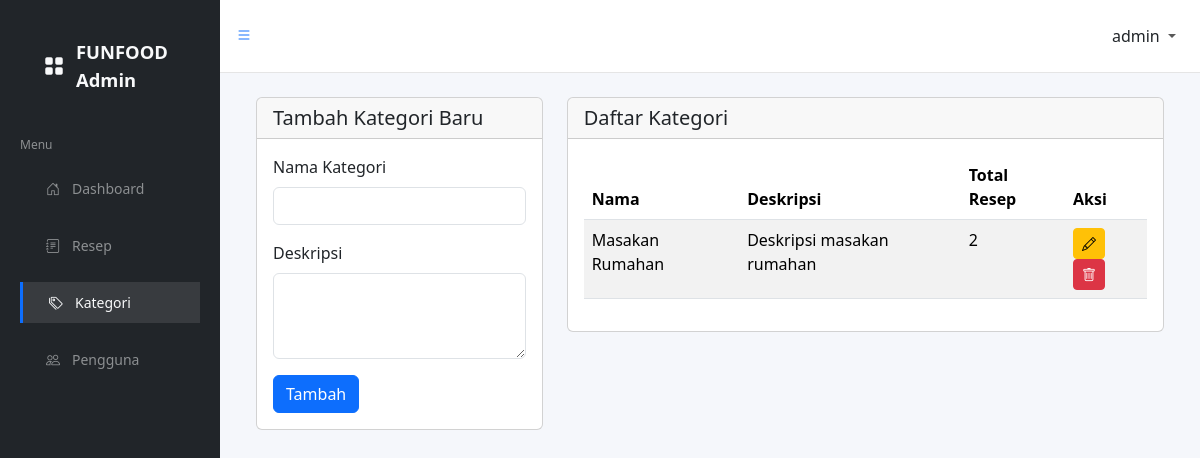
Screenshot of /a/categories/ (signed in) with the database file from the repository.
### funfood_app/models.py (models this page shows, shortened)
class CustomUser(AbstractUser):
    nickname = models.CharField(max_length=20)
    phone_number = models.CharField(max_length=20, blank=True, null=True)
    profile_image = models.ImageField(upload_to='profile/', blank=True, null=True)

class Category(models.Model):
    name = models.CharField(max_length=50, unique=True)
    description = models.TextField()

### funfood_app/views.py (the view, shortened to what this page needs)
# urls.py: path('a/categories/', views.admin_categories, name='admin_categories'),
@staff_member_required
def admin_categories(request):
    categories = Category.objects.annotate(recipe_count=Count('recipes'))
    return render(request, 'admin/categories.html', {'categories': categories})

### templates/admin/categories.html (shortened to what this page needs)
{% extends 'admin/base_admin.html' %}
{% block content %}
<div class="container-fluid">
  <div class="row">
    <div class="col-12 col-lg-4">
      <div class="card">
        <div class="card-header">
          <h5 class="card-title mb-0">Tambah Kategori Baru</h5>
        </div>
        <div class="card-body">
          <form method="post">
            <div class="mb-3">
              <label class="form-label">Nama Kategori</label>
              <input type="text" name="name" class="form-control" required>
            </div>
            <div class="mb-3">
              <label class="form-label">Deskripsi</label>
              <textarea name="description" class="form-control" rows="3" required></textarea>
            </div>
            <button type="submit" class="btn btn-primary">Tambah</button>
          </form>
        </div>
      </div>
    </div>
    <div class="col-12 col-lg-8">
      <div class="card">
        <div class="card-header">
          <h5 class="card-title mb-0">Daftar Kategori</h5>
        </div>
        <div class="card-body">
          <div class="table-responsive">
            <table class="table table-striped">
              <thead>
                <tr>
                  <th>Nama</th>
                  <th>Deskripsi</th>
                  <th>Total Resep</th>
                  <th>Aksi</th>
                </tr>
              </thead>
              <tbody>
                {% for category in categories %}
                <tr>
                  <td>{{ category.name }}</td>
                  <td>{{ category.description }}</td>
                  <td>{{ category.recipe_count }}</td>
                  <td>
                    <button class="btn btn-sm btn-warning" data-bs-toggle="modal" data-bs-target="#editModal{{ category.id }}">
                      <i class="bi bi-pencil"></i>
                    </button>
                    <button class="btn btn-sm btn-danger" data-bs-toggle="modal" data-bs-target="#deleteModal{{ category.id }}">
                      <i class="bi bi-trash"></i>
                    </button>
                  </td>
                </tr>
                {% endfor %}
              </tbody>
            </table>
          </div>
        </div>
      </div>
    </div>
  </div>
</div>
{% endblock %}

### templates/admin/components/navbar.html (shortened to what this page needs)
<nav class="navbar navbar-expand navbar-light navbar-bg">
  <a class="sidebar-toggle">
    <i class="bi bi-list"></i>
  </a>
  <div class="navbar-collapse collapse">
    <ul class="navbar-nav navbar-align">
      <li class="nav-item dropdown">
        <a class="nav-link dropdown-toggle" href="#" data-bs-toggle="dropdown">
          <span class="text-dark">{{ user.username }}</span>
        </a>
      </li>
    </ul>
  </div>
</nav>

### static/css/admin.css (style rules this page uses)
.navbar-bg { background: #fff; padding: 1rem; border-bottom: 1px solid rgba(0,0,0,.1); }
.navbar-align { margin-left: auto; }
.sidebar-toggle { cursor: pointer; width: 26px; height: 26px; display: flex; }

### rows the page displays
CustomUser: username "admin"
Category: name "Masakan Rumahan", description "Deskripsi masakan rumahan", recipe_count "2"
